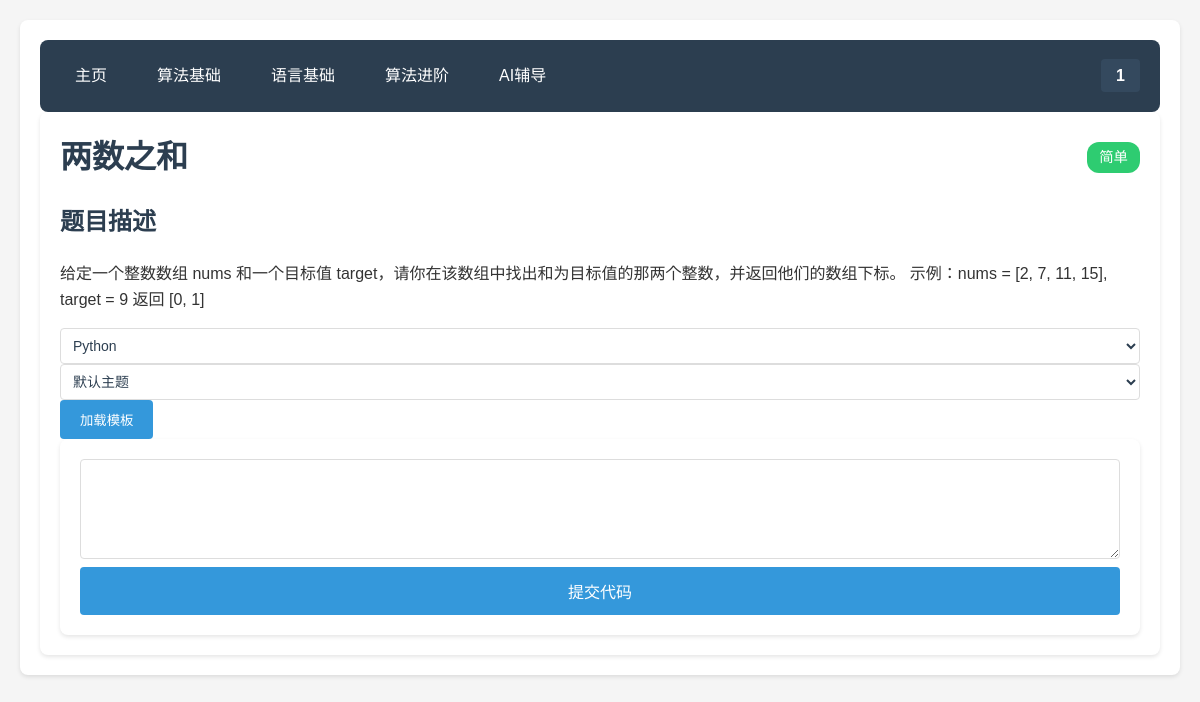
Page /problem/1 (signed in) on the committed database.
### 1.py (models this page shows, shortened)
class User(db.Model):
    id = db.Column(db.Integer, primary_key=True)
    username = db.Column(db.String(80), unique=True, nullable=False)
    password_hash = db.Column(db.String(120), nullable=False)
    solved_problems = db.Column(db.Text, default='')  # 存储已解决的题目ID
    email = db.Column(db.String(120), default='')
    bio = db.Column(db.Text, default='')
    default_language = db.Column(db.String(20), default='python')
    editor_theme = db.Column(db.String(20), default='default')

class Problem(db.Model):
    id = db.Column(db.Integer, primary_key=True)
    title = db.Column(db.String(100), nullable=False)
    content = db.Column(db.Text, nullable=False)
    answer = db.Column(db.Text, nullable=False)
    difficulty = db.Column(db.Integer) # 1-简单, 2-中等, 3-困难
    standard_code = db.Column(db.Text, nullable=True) # 标准答案代码
    test_cases = db.Column(db.Text, nullable=True) # 测试用例，JSON格式存储

### 1.py (the view)
@app.route('/problem/<int:problem_id>')
@login_required
def problem_detail(problem_id):
    context = get_base_context(session['user_id'])
    problem = Problem.query.get_or_404(problem_id)
    context['problem'] = problem
    return render_template('problem_detail.html', **context)

### 1.py (called while the page is built)
def login_required(f):
    @wraps(f)
    def decorated_function(*args, **kwargs):
        if 'user_id' not in session:
            return redirect(url_for('login'))
        user = User.query.get(session['user_id'])
        if user is None:
            session.clear()
            return redirect(url_for('login'))
        return f(*args, **kwargs)
    return decorated_function

def calculate_user_level(solved_count):
    if solved_count < 5:
        return 1
    elif solved_count < 20:
        return 2
    elif solved_count < 50:
        return 3
    elif solved_count < 100:
        return 4
    else:
        return 5

def get_base_context(user_id):
    user = User.query.get(user_id)
    stats = get_user_stats(user_id)
    return {
        'current_user': user,
        'user_level': stats['user_level'],
        'solved_count': stats['solved_count'],
        'submission_count': stats['submission_count'],
        'pass_rate': stats['pass_rate']
    }

### templates/problem_detail.html (shortened to what this page needs)
{% extends "base.html" %}
{% block extra_head %}
    <link rel="stylesheet" href="https://cdnjs.cloudflare.com/ajax/libs/codemirror/5.65.2/codemirror.min.css">
    <link rel="stylesheet" href="https://cdnjs.cloudflare.com/ajax/libs/codemirror/5.65.2/theme/monokai.min.css">
    <link rel="stylesheet" href="https://cdnjs.cloudflare.com/ajax/libs/codemirror/5.65.2/theme/dracula.min.css">
    <link rel="stylesheet" href="https://cdnjs.cloudflare.com/ajax/libs/codemirror/5.65.2/theme/material.min.css">
    <link rel="stylesheet" href="https://cdnjs.cloudflare.com/ajax/libs/codemirror/5.65.2/theme/solarized.min.css">
    <link rel="stylesheet" href="https://cdnjs.cloudflare.com/ajax/libs/codemirror/5.65.2/theme/eclipse.min.css">
{% endblock %}
{% block content %}
    <div class="problem-detail">
        <div class="problem-header">
            <h1>{{ problem.title }}</h1>
            <span class="difficulty difficulty-{{ problem.difficulty }}">
                {{ '简单' if problem.difficulty == 1 else '中等' if problem.difficulty == 2 else '困难' }}
            </span>
        </div>
        <div class="problem-content">
            <h2>题目描述</h2>
            <p>{{ problem.content }}</p>
        </div>
        <div class="code-section">
            <div class="code-header">
                <select class="language-select">
                    <option value="python">Python</option>
                </select>
                <select class="theme-select">
                    <option value="default">默认主题</option>
                </select>
                <button onclick="loadTemplate()">加载模板</button>
            </div>
            <form action="{{ url_for('submit_answer') }}" method="post" id="submit-form">
                <textarea id="code-editor" name="code"></textarea>
                <button type="submit" class="submit-btn">提交代码</button>
            </form>
        </div>
    </div>
{% endblock %}

### templates/base.html (shortened to what this page needs)
<!DOCTYPE html>
<html>
<head>
    <link rel="stylesheet" href="https://cdnjs.cloudflare.com/ajax/libs/font-awesome/5.15.4/css/all.min.css">
    <link rel="stylesheet" href="{{ url_for('static', filename='style.css') }}">
    {% block extra_head %}{% endblock %}
</head>
<body>
    <div class="container">
        <nav>
            <div class="nav-left">
                <a href="{{ url_for('dashboard') }}" class="nav-item">主页</a>
                <a href="{{ url_for('algorithm_basic') }}" class="nav-item">算法基础</a>
                <a href="{{ url_for('language_basic') }}" class="nav-item">语言基础</a>
                <a href="{{ url_for('algorithm_advanced') }}" class="nav-item">算法进阶</a>
                <a href="{{ url_for('ai_tutor') }}" class="nav-item">AI辅导</a>
            </div>
            <div class="nav-right">
                {% if current_user %}
                <div class="user-menu">
                    <span class="username">{{ current_user.username }}</span>
                </div>
                {% else %}
                <div class="auth-links">
                    <a href="{{ url_for('login') }}" class="nav-item">登录</a>
                    <a href="{{ url_for('register') }}" class="nav-item">注册</a>
                </div>
                {% endif %}
            </div>
        </nav>
        {% block content %}{% endblock %}
    </div>
</body>
</html>

### static/style.css (style rules this page uses)
body { font-family: 'Microsoft YaHei', sans-serif; line-height: 1.6; margin: 0; padding: 20px; background-color: #f5f5f5; color: #333; }
.container { max-width: 1200px; margin: 0 auto; padding: 20px; background-color: white; border-radius: 8px; box-shadow: 0 2px 4px rgba(0, 0, 0, 0.1); }
nav { display: flex; justify-content: space-between; align-items: center; background-color: #2c3e50; padding: 15px 20px; border-radius: 8px; }
.nav-left, .nav-right { display: flex; align-items: center; gap: 20px; }
.nav-item { color: white; text-decoration: none; padding: 8px 15px; border-radius: 4px; transition: background-color 0.3s; }
.username { color: white; font-weight: bold; padding: 8px 15px; background-color: #34495e; border-radius: 4px; }
h1, h2, h3 { color: #2c3e50; margin-bottom: 20px; }
form { background-color: #fff; padding: 20px; border-radius: 8px; box-shadow: 0 2px 4px rgba(0, 0, 0, 0.1); }
input[type="text"], input[type="password"], textarea, select { width: 100%; padding: 8px; border: 1px solid #ddd; border-radius: 4px; box-sizing: border-box; }
textarea { min-height: 100px; }
button { background-color: #3498db; color: white; padding: 10px 20px; border: none; border-radius: 4px; cursor: pointer; transition: background-color 0.3s; }
.difficulty { display: inline-block; padding: 3px 8px; border-radius: 3px; font-size: 12px; color: white; }
.difficulty-1 { background-color: #2ecc71; }
.submit-btn { width: 100%; padding: 12px; background-color: #3498db; color: white; border: none; border-radius: 4px; cursor: pointer; font-size: 16px; transition: background-color 0.3s; }
.language-select, .theme-select { width: 100%; padding: 8px; border: 1px solid #ddd; border-radius: 4px; background-color: white; color: #2c3e50; font-size: 14px; }
.problem-detail { padding: 20px; background: white; border-radius: 8px; box-shadow: 0 2px 4px rgba(0, 0, 0, 0.1); }
.problem-header { display: flex; align-items: center; gap: 15px; margin-bottom: 20px; }
.problem-header h1 { margin: 0; flex: 1; }
.difficulty { padding: 4px 12px; border-radius: 12px; font-size: 0.9em; font-weight: 500; }
.user-menu { position: relative; cursor: pointer; }
.username { color: white; font-weight: bold; padding: 8px 15px; background-color: #34495e; border-radius: 4px; transition: background-color 0.3s; }

### rows in the picture
User: username "1"
Problem: title "两数之和", difficulty "简单", content "给定一个整数数组 nums 和一个目标值 target，请你在该数组中找出和为目标值的那两个整数，并返回他们的数组下标。 示例：nums = [2, 7, 11, 15], target = 9 返回 [0, 1]"
